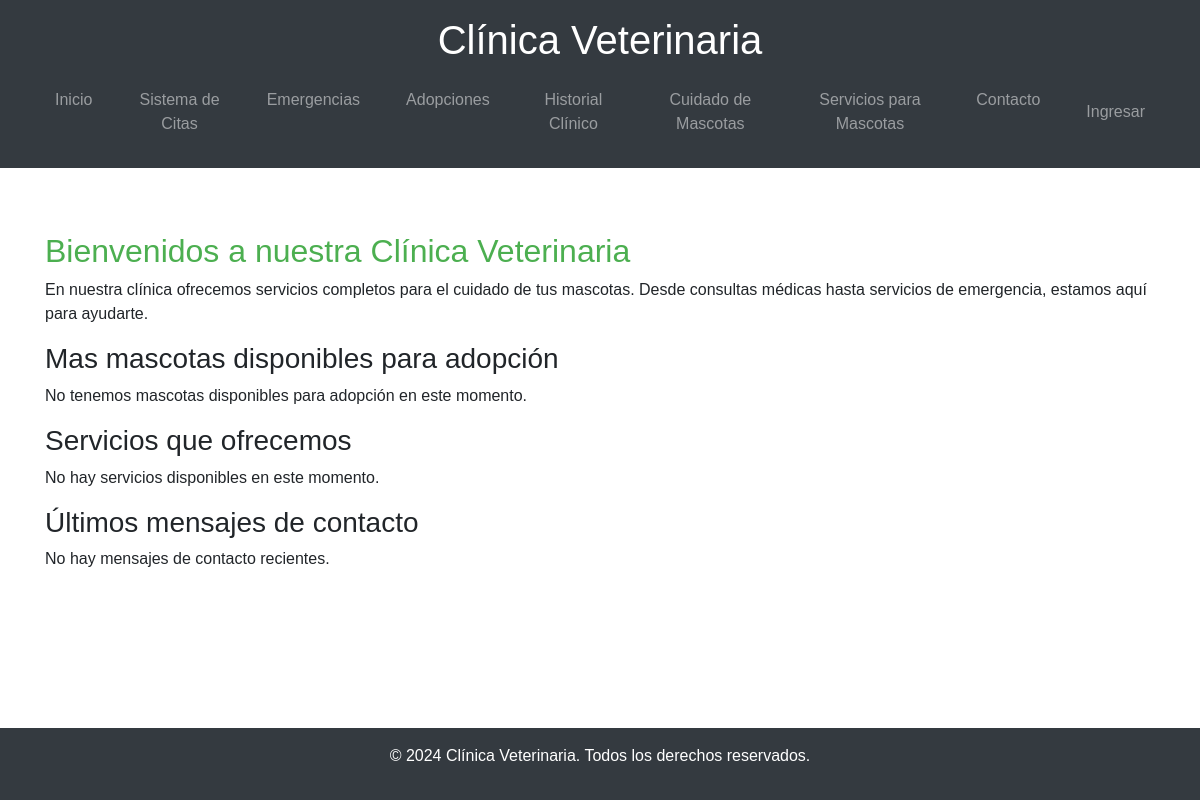
Before: / with the older database file.
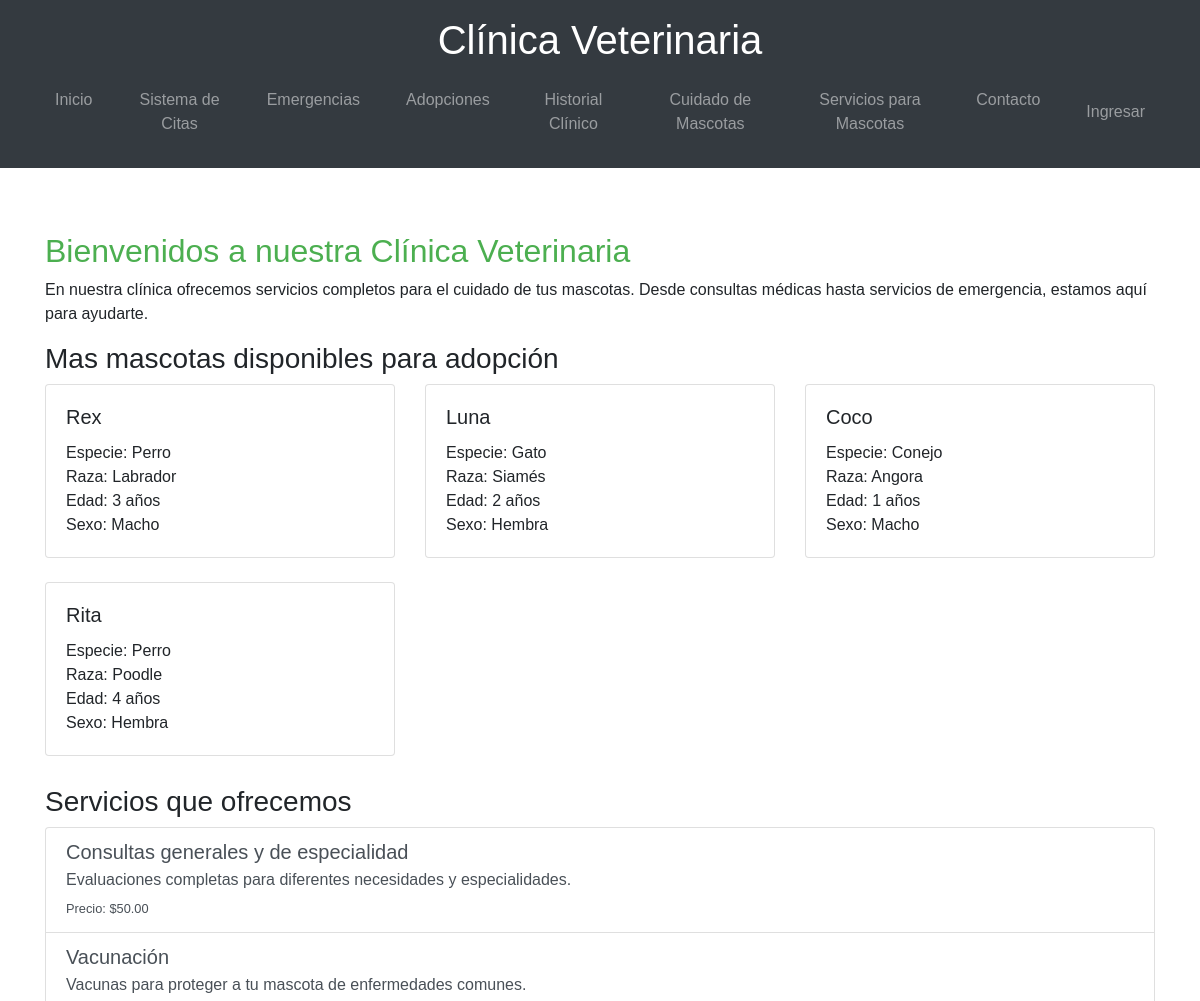
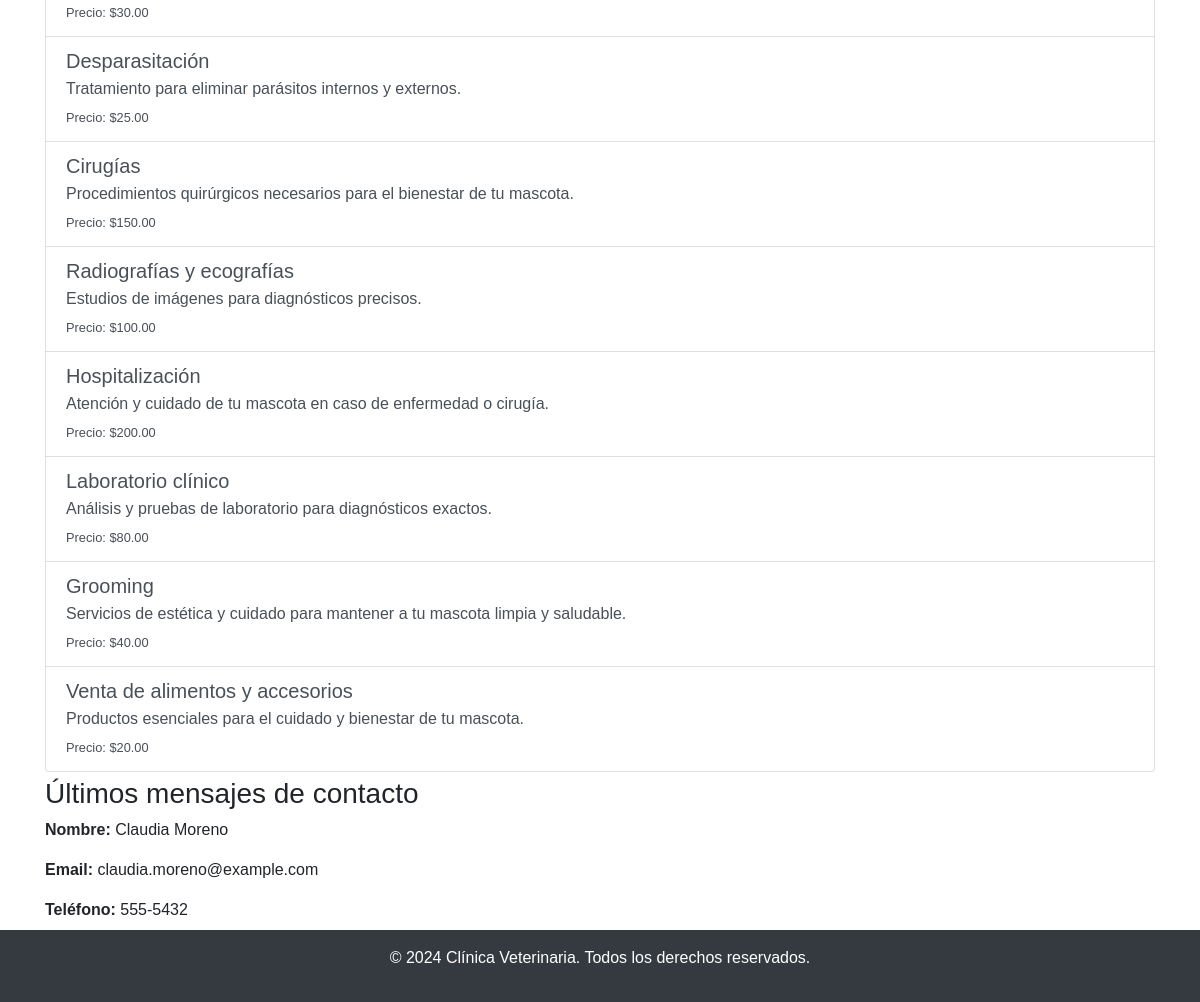
After: the same page with the newer database file (2 pictures, top to bottom).
### tables this page shows
CREATE TABLE Mascotas (
    id_mascota INT AUTO_INCREMENT PRIMARY KEY,
    nombre VARCHAR(100) NOT NULL,
    especie VARCHAR(50) NOT NULL,
    raza VARCHAR(50),
    edad INT,
    sexo VARCHAR(10),
    estado_adopcion ENUM('Disponible', 'Adoptado') DEFAULT 'Disponible'
);

CREATE TABLE Servicios (
    id_servicio INT AUTO_INCREMENT PRIMARY KEY,
    nombre_servicio VARCHAR(100) NOT NULL,
    descripcion TEXT,
    precio DECIMAL(10, 2)
);

CREATE TABLE Contactos (
    id_contacto INT AUTO_INCREMENT PRIMARY KEY,
    nombre VARCHAR(100) NOT NULL,
    email VARCHAR(100),
    telefono VARCHAR(20),
    mensaje TEXT,
    fecha_envio DATETIME NOT NULL
);

### index.php (the view, shortened to what this page needs)
<?php
include 'header.php';
include 'db.php';
$mascotasQuery = "SELECT nombre, especie, raza, edad, sexo FROM Mascotas WHERE estado_adopcion = 'Disponible'";
$mascotasResult = $conn->query($mascotasQuery);
$serviciosQuery = "SELECT nombre_servicio, descripcion, precio FROM Servicios";
$serviciosResult = $conn->query($serviciosQuery);
$contactosQuery = "SELECT nombre, email, telefono FROM Contactos ORDER BY fecha_envio DESC LIMIT 1";
$contactosResult = $conn->query($contactosQuery);
$contacto = $contactosResult->fetch_assoc();
?>
<main class="container my-4">
    <h2>Bienvenidos a nuestra Clínica Veterinaria</h2>
    <p>En nuestra clínica ofrecemos servicios completos para el cuidado de tus mascotas. Desde consultas médicas hasta servicios de emergencia, estamos aquí para ayudarte.</p>
    <section>
        <h3>Mas mascotas disponibles para adopción</h3>
        <?php if ($mascotasResult->num_rows > 0): ?>
            <div class="row">
                <?php while ($mascota = $mascotasResult->fetch_assoc()): ?>
                    <div class="col-md-4 mb-4">
                        <div class="card">
                            <div class="card-body">
                                <h5 class="card-title"><?php echo htmlspecialchars($mascota['nombre']); ?></h5>
                                <p class="card-text">
                                    Especie: <?php echo htmlspecialchars($mascota['especie']); ?><br>
                                    Raza: <?php echo htmlspecialchars($mascota['raza']); ?><br>
                                    Edad: <?php echo htmlspecialchars($mascota['edad']); ?> años<br>
                                    Sexo: <?php echo htmlspecialchars($mascota['sexo']); ?>
                                </p>
                            </div>
                        </div>
                    </div>
                <?php endwhile; ?>
            </div>
        <?php else: ?>
            <p>No tenemos mascotas disponibles para adopción en este momento.</p>
        <?php endif; ?>
    </section>
    <section>
        <h3>Servicios que ofrecemos</h3>
        <?php if ($serviciosResult->num_rows > 0): ?>
            <div class="list-group">
                <?php while ($servicio = $serviciosResult->fetch_assoc()): ?>
                    <a href="#" class="list-group-item list-group-item-action">
                        <h5 class="mb-1"><?php echo htmlspecialchars($servicio['nombre_servicio']); ?></h5>
                        <p class="mb-1"><?php echo htmlspecialchars($servicio['descripcion']); ?></p>
                        <small>Precio: $<?php echo htmlspecialchars($servicio['precio']); ?></small>
                    </a>
                <?php endwhile; ?>
            </div>
        <?php else: ?>
            <p>No hay servicios disponibles en este momento.</p>
        <?php endif; ?>
    </section>
    <section>
        <h3>Últimos mensajes de contacto</h3>
        <?php if ($contacto): ?>
            <p><strong>Nombre:</strong> <?php echo htmlspecialchars($contacto['nombre']); ?></p>
            <p><strong>Email:</strong> <?php echo htmlspecialchars($contacto['email']); ?></p>
            <p><strong>Teléfono:</strong> <?php echo htmlspecialchars($contacto['telefono']); ?></p>
        <?php else: ?>
            <p>No hay mensajes de contacto recientes.</p>
        <?php endif; ?>
    </section>
</main>
<?php include 'footer.php'; ?>

### header.php (shortened to what this page needs)
<!DOCTYPE html>
<html lang="es">
<head>
    <link rel="stylesheet" href="https://stackpath.bootstrapcdn.com/bootstrap/4.5.2/css/bootstrap.min.css">
    <link rel="stylesheet" href="CSS/styles.css">
</head>
<body>
<header class="bg-dark text-white p-3 text-center">
    <h1>Clínica Veterinaria</h1>
    <nav class="navbar navbar-expand-lg navbar-dark bg-dark">
        <ul class="navbar-nav mr-auto">
            <li class="nav-item"><a class="nav-link" href="index.php">Inicio</a></li>
            <li class="nav-item"><a class="nav-link" href="citas.php">Sistema de Citas</a></li>
            <li class="nav-item"><a class="nav-link" href="emergencias.php">Emergencias</a></li>
            <li class="nav-item"><a class="nav-link" href="adopciones.php">Adopciones</a></li>
            <li class="nav-item"><a class="nav-link" href="historial.php">Historial Clínico</a></li>
            <li class="nav-item"><a class="nav-link" href="cuidados.php">Cuidado de Mascotas</a></li>
            <li class="nav-item"><a class="nav-link" href="servicios.php">Servicios para Mascotas</a></li>
            <li class="nav-item"><a class="nav-link" href="contacto.php">Contacto</a></li>
        </ul>
        <ul class="navbar-nav ml-auto">
            <?php if (isset($_SESSION['admin'])): ?>
                <li class="nav-item"><a class="nav-link" href="logout.php">Salir</a></li>
            <?php else: ?>
                <li class="nav-item"><a class="nav-link" href="login.php">Ingresar</a></li>
            <?php endif; ?>
        </ul>
    </nav>
</header>
<main>

### footer.php (shortened to what this page needs)
</main>
<footer class="bg-dark text-white p-3 text-center">
    <p>&copy; <?php echo date('Y'); ?> Clínica Veterinaria. Todos los derechos reservados.</p>
</footer>
</body>
</html>

### CSS/styles.css (style rules this page uses)
body { font-family: Arial, sans-serif; margin: 0; padding: 0; }
header nav ul { list-style: none; padding: 0; }
header nav ul li { display: inline; margin: 0 15px; }
header nav ul li a { color: white; text-decoration: none; }
main { padding: 20px; }
section { margin-bottom: 5px; }
h2 { color: #4CAF50 }
footer { background-color: #333; color: white; text-align: center; padding: 10px 0; margin-top: 30px; position: fixed; bottom: 0; width: 100%; }

Changed rows visible on the page:
added mascotas: nombre "Rex", especie "Perro", raza "Labrador", edad "3", sexo "Macho"
added mascotas: nombre "Luna", especie "Gato", raza "Siamés", edad "2", sexo "Hembra"
added mascotas: nombre "Coco", especie "Conejo", raza "Angora", edad "1", sexo "Macho"
added mascotas: nombre "Rita", especie "Perro", raza "Poodle", edad "4", sexo "Hembra"
added servicios: nombre_servicio "Consultas generales y de especialidad", descripcion "Evaluaciones completas para diferentes necesidades y especialidades.", precio "50.00"
added servicios: nombre_servicio "Vacunación", descripcion "Vacunas para proteger a tu mascota de enfermedades comunes.", precio "30.00"
added servicios: nombre_servicio "Desparasitación", descripcion "Tratamiento para eliminar parásitos internos y externos.", precio "25.00"
added servicios: nombre_servicio "Cirugías", descripcion "Procedimientos quirúrgicos necesarios para el bienestar de tu mascota.", precio "150.00"
added servicios: nombre_servicio "Radiografías y ecografías", descripcion "Estudios de imágenes para diagnósticos precisos.", precio "100.00"
added servicios: nombre_servicio "Hospitalización", descripcion "Atención y cuidado de tu mascota en caso de enfermedad o cirugía.", precio "200.00"
added servicios: nombre_servicio "Laboratorio clínico", descripcion "Análisis y pruebas de laboratorio para diagnósticos exactos.", precio "80.00"
added servicios: nombre_servicio "Grooming", descripcion "Servicios de estética y cuidado para mantener a tu mascota limpia y saludable.", precio "40.00"
added servicios: nombre_servicio "Venta de alimentos y accesorios", descripcion "Productos esenciales para el cuidado y bienestar de tu mascota.", precio "20.00"
added contactos: nombre "Claudia Moreno", email "claudia.moreno@example.com", telefono "555-5432"
Other visible differences:
text no longer shown: "No tenemos mascotas disponibles para adopción en este momento. No hay servicios disponibles en este momento. No hay mensajes de contacto recientes."
text now shown: "Nombre: Email: Teléfono:"
